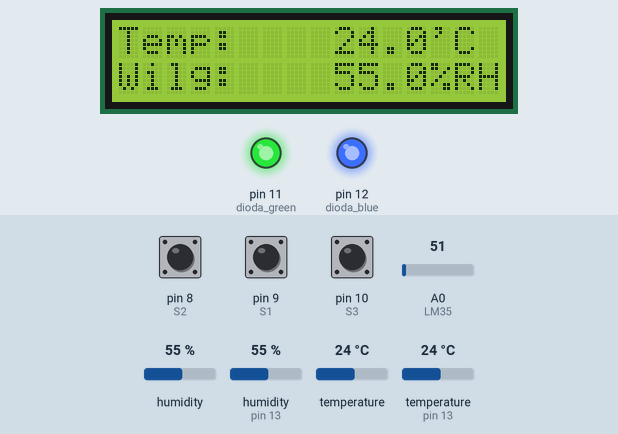
This sketch was run on a simulated Arduino Uno, built with avr-gcc and run on an emulated ATmega328P. On the bench: 16×2 character LCD, output pins drawn as LEDs (lit = HIGH). Inputs (shaded band) come from the test bench; at power-on: pin 8 (S2) HIGH, pin 9 (S1) HIGH, pin 10 (S3) HIGH, A0 (LM35) = 51, humidity 55 %, humidity (sensor on pin 13) 55 %, temperature 24 °C, temperature (sensor on pin 13) 24 °C.

Above: at 6.2 s.
6.3 s: pin 8 (S2) pulled LOW for 3.2 s
At 6.9 s:
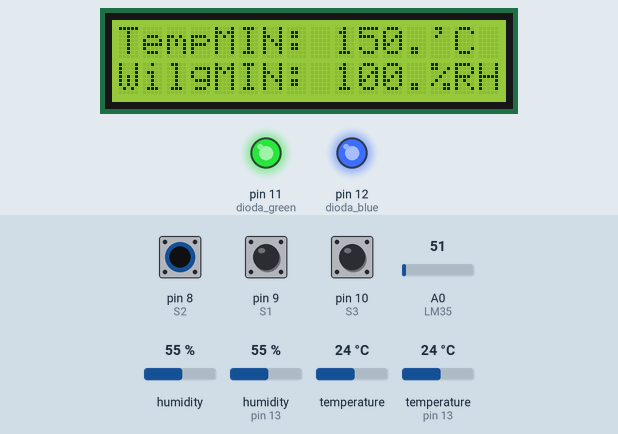
11.8 s: pin 9 (S1) pulled LOW for 0.15 s
At 12.3 s:
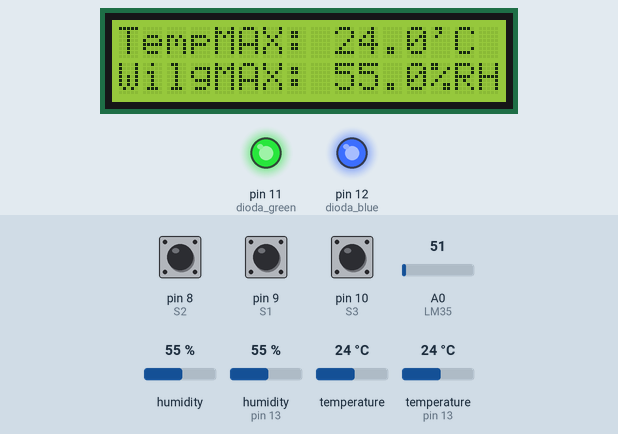
14.3 s: pin 10 (S3) pulled LOW for 0.15 s
At 15.3 s:
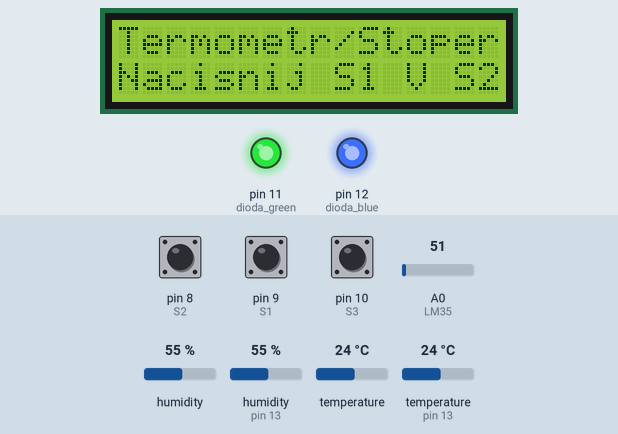
15.9 s: pin 8 (S2) pulled LOW for 0.15 s
At 16.45 s:
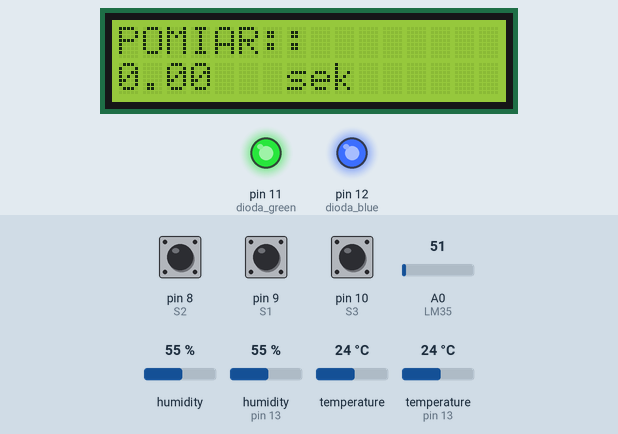
16.6 s: pin 9 (S1) pulled LOW for 1 s
At 17.9 s:
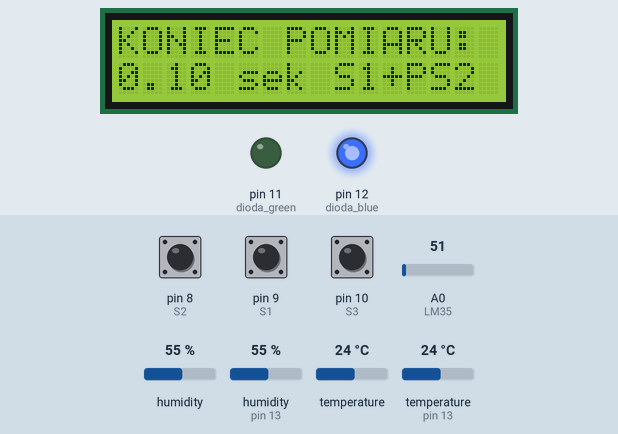
19.1 s: pin 8 (S2) pulled LOW for 1 s
At 19.8 s:
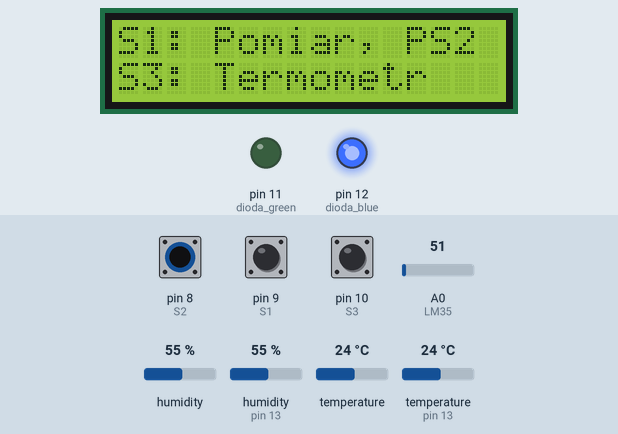
Timing chart, 0 to 21.7 s (numbered marks = the images above; inputs shaded):
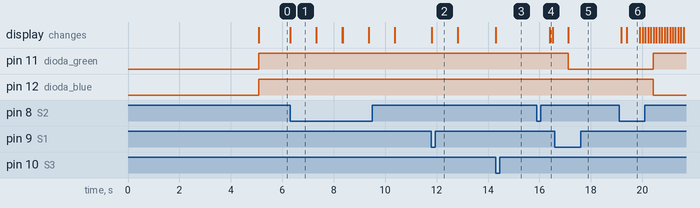

Measured:
- after the input at 6.3 s, the display: changes at once (image 1)
- after the input at 11.8 s, the display: changes at once (image 2)
- after the input at 14.3 s, the display: changes at once (image 3)
- after the input at 15.9 s, the display: changes after 0.51 s (image 4)
- after the input at 16.6 s, pin 11 (dioda_green): HIGH → LOW after 0.52 s; pin 12 (dioda_blue): stays HIGH (without the input it goes to LOW after 0.44 s); the display: changes after 0.52 s (image 5)
- after the input at 19.1 s, pin 11 (dioda_green): LOW → HIGH after 1.3 s; pin 12 (dioda_blue): HIGH → LOW after 1.3 s; the display: first changes after 0.09 s (image 6 shows a later state)
- what the display in image 1 shows lasts 1.0 s, from 6.3 s to 7.3 s

The sketch:

300_0_Wlasny_projekt_STACJA_POGODOWA__STOPER.ino
```cpp
//+++++++++++++++++++++++++ U S T A W I E N I A ++ G L O B A L N E +++++++++++++++++++//
#include <LiquidCrystal.h> //dołączenie biblioteki
LiquidCrystal lcd(2, 3, 4, 5, 6, 7); //info o podlaczeniu nowego wyswietlacza

#include "DHT.h"
DHT dht;

#define DHT11_PIN 13
#define LM35 A0

unsigned long aktualnyCzas = 0;
unsigned long zapamietanyCzas = 0;

int dane = 0;
float czas = 0.00;
boolean koniec = false;
boolean blokada = false;
boolean tryb = true;   // ustawienia domyslne trybu
boolean trybSuma = false;  // ustawienia domyslne czujnika
boolean dalej = false;

boolean stoper = false;

float temp = 0.0;
float tempMin = 150.0;
float tempMax = 0.0;
float wilMin = 100.0;
float wilMax = 0.0;


float temp1 = dht.getTemperature();
float  wil = dht.getHumidity();
float tempA = 0.0;

int stanLED_G = LOW;
int stanLED_B = LOW;

int czasMigania = 0;


//+++++++++++++++++++++++++ U S T A W I E N I A +++++++++++++++++++//

void setup() {

  Serial.begin(9600);

  dht.setup(DHT11_PIN);

  lcd.begin(16, 2); // eklaracja typu czyli ilosc miejsc na znaki linia i wrsy
  lcd.clear(); //czyscimy wyswietlacz

  pinMode(9, INPUT_PULLUP);  //S1
  pinMode(8, INPUT_PULLUP);  //S2
  pinMode(10, INPUT_PULLUP);  //S3

  pinMode(11, OUTPUT); //dioda green
  pinMode(12, OUTPUT); //dioda blue

  pinMode(A0, INPUT); //czujnik analogowy

//---------pierwszy pomiar-------------------//

  lcd.clear(); //czyscimy wyswietlacz
  lcd.setCursor(0, 0); //ustawienie miejsca kursora
  lcd.print("Witaj!"); //wyswietlanie tekstu
  lcd.setCursor(0, 1); //zmiana miejsca kursora
  lcd.print("Wczytywanie..."); //Wyswietlanie tekstu
  lcd.blink();

  tempA = ((analogRead(LM35) * 5.0) / 1024.0) * 100.0;

  delay(5000);
  lcd.noBlink();

  float temp1 = dht.getTemperature();
  float  wil = dht.getHumidity();
  tempA = ((analogRead(LM35) * 5.0) / 1024.0) * 100.0;

  if (trybSuma == true) {  // tryb srednia
    temp = (temp1 + tempA) /2;
  } else {   // tryb 1 czujnik

if (tryb == true) {
  temp = temp1;
} else {
  temp = tempA;
}
}


  lcd.clear(); //czyscimy wyswietlacz
  lcd.setCursor(0, 0); //ustawienie miejsca kursora
  lcd.print("Temp:"); //wyswietlanie tekstu
  lcd.setCursor(9, 0); //zmiana miejsca kursora
  lcd.print(temp); //Wyswietlanie tekstu
  lcd.setCursor(13, 0); //ustawienie miejsca kursora
  lcd.print("'C"); //wyswietlanie tekstu

  lcd.setCursor(0, 1); //ustawienie miejsca kursora
  lcd.print("Wilg:"); //wyswietlanie tekstu
  lcd.setCursor(9, 1); //zmiana miejsca kursora
  lcd.print(wil); //Wyswietlanie tekstu
  lcd.setCursor(13, 1); //ustawienie miejsca kursora
  lcd.print("%RH"); //wyswietlanie tekstu

if (temp <= 18.0) {
  int stanLED_G = LOW;
  int stanLED_B = HIGH;
  digitalWrite(11, stanLED_G);
  digitalWrite(12, stanLED_B);
}
if (temp > 18.0 && temp < 24.0) {
  int stanLED_G = HIGH;
  int stanLED_B = LOW;
  digitalWrite(11, stanLED_G);
  digitalWrite(12, stanLED_B);
}
if (temp >= 24.0) {
  int stanLED_G = HIGH;
  int stanLED_B = HIGH;
  digitalWrite(11, stanLED_G);
  digitalWrite(12, stanLED_B);
}

//--------------------------------------//

}

void loop() {

//===================== T E M P == A K T U A L N A ===========//
  aktualnyCzas = millis();

if ((aktualnyCzas - zapamietanyCzas >= 10000UL) && stoper == false) {

 float temp1 = dht.getTemperature();
  float  wil = dht.getHumidity();
  tempA = ((analogRead(LM35) * 5.0) / 1024.0) * 100.0;

  if (trybSuma == true) {  // tryb srednia
    temp = (temp1 + tempA) /2;
  } else {   // tryb 1 czujnik

if (tryb == true) {
  temp = temp1;
} else {
  temp = tempA;
}
}

  lcd.clear(); //czyscimy wyswietlacz
  lcd.setCursor(0, 0); //ustawienie miejsca kursora
  lcd.print("Temp:"); //wyswietlanie tekstu
  lcd.setCursor(9, 0); //zmiana miejsca kursora
  lcd.print(temp); //Wyswietlanie tekstu
  lcd.setCursor(13, 0); //ustawienie miejsca kursora
  lcd.print("'C"); //wyswietlanie tekstu

  lcd.setCursor(0, 1); //ustawienie miejsca kursora
  lcd.print("Wilg:"); //wyswietlanie tekstu
  lcd.setCursor(9, 1); //zmiana miejsca kursora
  lcd.print(wil); //Wyswietlanie tekstu
  lcd.setCursor(13, 1); //ustawienie miejsca kursora
  lcd.print("%RH"); //wyswietlanie tekstu

  zapamietanyCzas = aktualnyCzas;

  if (temp > tempMax) {
  tempMax = temp;
}
if (temp < tempMin) {
  tempMin = temp;
}
  if (wil > wilMax) {
  wilMax = wil;
}
if (wil < wilMin) {
  wilMin = wil;
}
if (temp <= 18.0) {
  int stanLED_G = LOW;
  int stanLED_B = HIGH;
  digitalWrite(11, stanLED_G);
  digitalWrite(12, stanLED_B);
}
if (temp > 18.0 && temp < 24.0) {
  int stanLED_G = HIGH;
  int stanLED_B = LOW;
  digitalWrite(11, stanLED_G);
  digitalWrite(12, stanLED_B);
}
if (temp >= 24.0) {
  int stanLED_G = HIGH;
  int stanLED_B = HIGH;
  digitalWrite(11, stanLED_G);
  digitalWrite(12, stanLED_B);
}


}

//=====================T E M P == M I N I M A L N A ===========//

if ((digitalRead(8) == LOW) && stoper == false) {

  lcd.clear(); //czyscimy wyswietlacz
  lcd.setCursor(0, 0); //ustawienie miejsca kursora
  lcd.print("TempMIN:"); //wyswietlanie tekstu
  lcd.setCursor(9, 0); //zmiana miejsca kursora
  lcd.print(tempMin); //Wyswietlanie tekstu
  lcd.setCursor(13, 0); //ustawienie miejsca kursora
  lcd.print("'C"); //wyswietlanie tekstu

  lcd.setCursor(0, 1); //ustawienie miejsca kursora
  lcd.print("WilgMIN:"); //wyswietlanie tekstu
  lcd.setCursor(9, 1); //zmiana miejsca kursora
  lcd.print(wilMin); //Wyswietlanie tekstu
  lcd.setCursor(13, 1); //ustawienie miejsca kursora
  lcd.print("%RH"); //wyswietlanie tekstu
  delay(1000);

  float temp1 = dht.getTemperature();
  float  wil = dht.getHumidity();
  tempA = ((analogRead(LM35) * 5.0) / 1024.0) * 100.0;

  if (trybSuma == true) {  // tryb srednia
    temp = (temp1 + tempA) /2;
  } else {   // tryb 1 czujnik

if (tryb == true) {
  temp = temp1;
} else {
  temp = tempA;
}
}

 //Odczyt temp
  lcd.clear(); //czyscimy wyswietlacz
  lcd.setCursor(0, 0); //ustawienie miejsca kursora
  lcd.print("Temp:"); //wyswietlanie tekstu
  lcd.setCursor(9, 0); //zmiana miejsca kursora
  lcd.print(temp); //Wyswietlanie tekstu
  lcd.setCursor(13, 0); //ustawienie miejsca kursora
  lcd.print("'C"); //wyswietlanie tekstu

  lcd.setCursor(0, 1); //ustawienie miejsca kursora
  lcd.print("Wilg:"); //wyswietlanie tekstu
  lcd.setCursor(9, 1); //zmiana miejsca kursora
  lcd.print(wil); //Wyswietlanie tekstu
  lcd.setCursor(13, 1); //ustawienie miejsca kursora
  lcd.print("%RH"); //wyswietlanie tekstu

  zapamietanyCzas = aktualnyCzas;

  if (temp > tempMax) {
  tempMax = temp;
}
if (temp < tempMin) {
  tempMin = temp;
}
  if (wil > wilMax) {
  wilMax = wil;
}
if (wil < wilMin) {
  wilMin = wil;
}
}

//===================== T E M P == M A K S Y M A L N A ===========//

if ((digitalRead(9) == LOW) && stoper == false) {

  lcd.clear(); //czyscimy wyswietlacz
  lcd.setCursor(0, 0); //ustawienie miejsca kursora
  lcd.print("TempMAX:"); //wyswietlanie tekstu
  lcd.setCursor(9, 0); //zmiana miejsca kursora
  lcd.print(tempMax); //Wyswietlanie tekstu
  lcd.setCursor(13, 0); //ustawienie miejsca kursora
  lcd.print("'C"); //wyswietlanie tekstu

  lcd.setCursor(0, 1); //ustawienie miejsca kursora
  lcd.print("WilgMAX:"); //wyswietlanie tekstu
  lcd.setCursor(9, 1); //zmiana miejsca kursora
  lcd.print(wilMax); //Wyswietlanie tekstu
  lcd.setCursor(13, 1); //ustawienie miejsca kursora
  lcd.print("%RH"); //wyswietlanie tekstu
  delay(1000);

 float temp1 = dht.getTemperature();
  float  wil = dht.getHumidity();
  tempA = ((analogRead(LM35) * 5.0) / 1024.0) * 100.0;

  if (trybSuma == true) {  // tryb srednia
    temp = (temp1 + tempA) /2;
  } else {   // tryb 1 czujnik

if (tryb == true) {
  temp = temp1;
} else {
  temp = tempA;
}
}

 //Odczyt temp i wil
  lcd.clear(); //czyscimy wyswietlacz
  lcd.setCursor(0, 0); //ustawienie miejsca kursora
  lcd.print("Temp:"); //wyswietlanie tekstu
  lcd.setCursor(9, 0); //zmiana miejsca kursora
  lcd.print(temp); //Wyswietlanie tekstu
  lcd.setCursor(13, 0); //ustawienie miejsca kursora
  lcd.print("'C"); //wyswietlanie tekstu

  lcd.setCursor(0, 1); //ustawienie miejsca kursora
  lcd.print("Wilg:"); //wyswietlanie tekstu
  lcd.setCursor(9, 1); //zmiana miejsca kursora
  lcd.print(wil); //Wyswietlanie tekstu
  lcd.setCursor(13, 1); //ustawienie miejsca kursora
  lcd.print("%RH"); //wyswietlanie tekstu

  zapamietanyCzas = aktualnyCzas;

  if (temp > tempMax) {
  tempMax = temp;
}
if (temp < tempMin) {
  tempMin = temp;
}
  if (wil > wilMax) {
  wilMax = wil;
}
if (wil < wilMin) {
  wilMin = wil;
}
}


//======================= S T O P E R ====================//


if (digitalRead(10) == LOW) {
  stoper = !stoper;
  lcd.noBlink();
  lcd.clear(); //czyscimy wyswietlacz
  lcd.setCursor(0, 0); //ustawienie miejsca kursora
  lcd.print("Termometr/Stoper,"); //wyswietlanie tekstu
  lcd.setCursor(0, 1); //zmiana miejsca kursora
  lcd.print("Nacisnij S1 V S2"); //Wyswietlanie tekstu
  delay(500);
}


if (stoper == true) {
if (digitalRead(8) == LOW && koniec == false && stoper == true) {

dane = 2;
blokada = false;
lcd.noBlink();
delay(500);
}
else if (digitalRead(9) == LOW && koniec == false && blokada == false && stoper == true) {

dane = 1;
koniec = true;
lcd.noBlink();
delay(500);
}
else if (digitalRead(8) == LOW && koniec == true && stoper == true) {

  lcd.clear(); //czyscimy wyswietlacz
  lcd.setCursor(0, 0); //ustawienie miejsca kursora
  lcd.print("S1: Pomiar, PS2"); //wyswietlanie tekstu
  lcd.setCursor(0, 1); //zmiana miejsca kursora
  lcd.print("S3: Termometr"); //Wyswietlanie tekstu
  lcd.blink();
  blokada = true;
  dane = 0;
  czas = 0;
  koniec = false;
  delay(10);
  ////////////////////////////////////////////////////////////////////
  if (digitalRead(9) == LOW) {  //S2                         /// zmiana trybu pomiaru
  trybSuma = !trybSuma;
  delay(50);

  if (trybSuma == true) {
  lcd.clear(); //czyscimy wyswietlacz
  lcd.setCursor(0, 0); //ustawienie miejsca kursora
  lcd.print("Zmiana trybu:"); //wyswietlanie tekstu
  lcd.setCursor(0, 1); //zmiana miejsca kursora
  lcd.print("pomiar sredniej"); //Wyswietlanie tekstu
  lcd.blink();
  delay(1500);
  } else {
  lcd.clear(); //czyscimy wyswietlacz
  lcd.setCursor(0, 0); //ustawienie miejsca kursora
  lcd.print("Zmiana trybu:"); //wyswietlanie tekstu
  lcd.setCursor(0, 1); //zmiana miejsca kursora
  lcd.print("pomiar osobno"); //Wyswietlanie tekstu
  lcd.blink();
  delay(1500);
  }
  delay(50);
  }
  ////////////////////////////////////////////////////////////////////
  lcd.clear(); //czyscimy wyswietlacz
  lcd.setCursor(0, 0); //ustawienie miejsca kursora
  lcd.print("S1: Pomiar, PS2"); //wyswietlanie tekstu
  lcd.setCursor(0, 1); //zmiana miejsca kursora
  lcd.print("S3: Termometr"); //Wyswietlanie tekstu
  lcd.blink();
  blokada = true;
  dane = 0;
  czas = 0;
  koniec = false;
  dalej = true;
  delay(200);
}

  if (digitalRead(9) == LOW && dalej == true && trybSuma == false) {  //S2           /// zmiana czujnika
  tryb = !tryb;
  delay(50);

  if (tryb == false) {
  lcd.clear(); //czyscimy wyswietlacz
  lcd.setCursor(0, 0); //ustawienie miejsca kursora
  lcd.print("Zmiana czujnika:"); //wyswietlanie tekstu
  lcd.setCursor(0, 1); //zmiana miejsca kursora
  lcd.print("Analogowy"); //Wyswietlanie tekstu
  lcd.blink();
  delay(1500);
  } else {
  lcd.clear(); //czyscimy wyswietlacz
  lcd.setCursor(0, 0); //ustawienie miejsca kursora
  lcd.print("Zmiana czujnika:"); //wyswietlanie tekstu
  lcd.setCursor(0, 1); //zmiana miejsca kursora
  lcd.print("Cyfrowy"); //Wyswietlanie tekstu
  lcd.blink();
  delay(1500);
  }
  delay(50);
  lcd.clear(); //czyscimy wyswietlacz
  lcd.setCursor(0, 0); //ustawienie miejsca kursora
  lcd.print("S1: Pomiar, PS2"); //wyswietlanie tekstu
  lcd.setCursor(0, 1); //zmiana miejsca kursora
  lcd.print("S3: Termometr"); //Wyswietlanie tekstu
  lcd.blink();
  blokada = true;
  dane = 0;
  czas = 0;
  koniec = false;
  dalej = false;

  }
//           POMIAR           //

if (dane == 2 && stoper == true) {
  lcd.clear(); //czyscimy wyswietlacz
  lcd.setCursor(0, 0); //ustawienie miejsca kursora
  lcd.print("POMIAR::"); //wyswietlanie tekstu
  lcd.setCursor(7, 1); //zmiana miejsca kursora
  lcd.print("sek"); //Wyswietlanie tekstu
  lcd.setCursor(0, 1); //zmiana miejsca kursora
  lcd.print(czas); //Wyswietlanie tekstu
  delay(100);
  while (digitalRead(9) == HIGH) {
  czas = czas + 0.1;
  lcd.clear(); //czyscimy wyswietlacz
  lcd.setCursor(0, 0); //ustawienie miejsca kursora
  lcd.print("POMIAR CZASU:"); //wyswietlanie tekstu
  lcd.setCursor(6, 1); //zmiana miejsca kursora
  lcd.print("sek     S2"); //Wyswietlanie tekstu
  lcd.setCursor(0, 1); //zmiana miejsca kursora
  lcd.print(czas); //Wyswietlanie tekstu
  delay(100);
  czasMigania = czasMigania + 100;
  if (czasMigania >= 500) {
  int stanLED_G = !stanLED_G;
  int stanLED_B = LOW;
  digitalWrite(11, stanLED_G);
  digitalWrite(12, stanLED_B);
  czasMigania = 0;
  }

}
}

else if (dane == 1 && stoper == true) {
  lcd.clear(); //czyscimy wyswietlacz
  lcd.setCursor(0, 0); //ustawienie miejsca kursora
  lcd.print("KONIEC POMIARU:"); //wyswietlanie tekstu
  lcd.setCursor(5, 1); //zmiana miejsca kursora
  lcd.print("sek S1+PS2"); //Wyswietlanie tekstu
  lcd.setCursor(0, 1); //zmiana miejsca kursora
  lcd.print(czas); //Wyswietlanie tekstu
  int stanLED_G = LOW;
  int stanLED_B = HIGH;
  digitalWrite(11, stanLED_G);
  digitalWrite(12, stanLED_B);
  delay(200);
  dalej = false;
}


}
}
```
